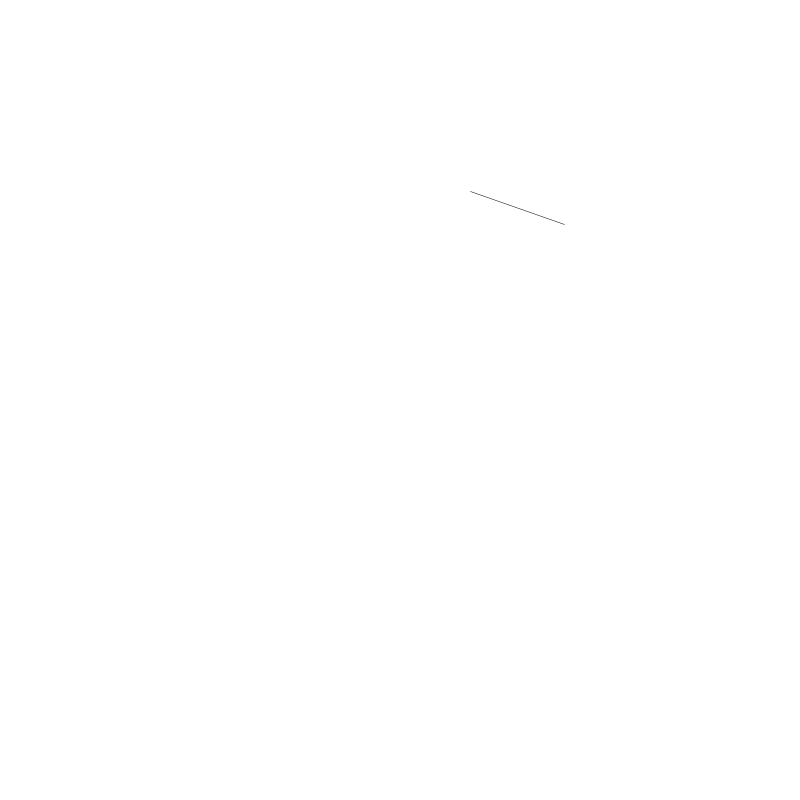
Frame 1 (no input)
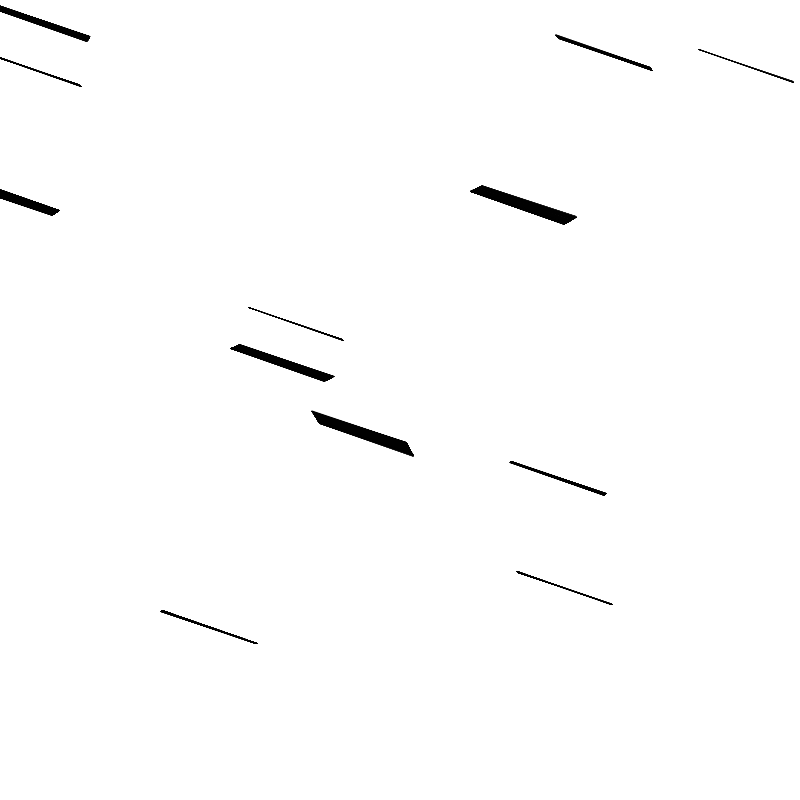
Frame 60 (the mouse pressed at the canvas centre just before this capture)
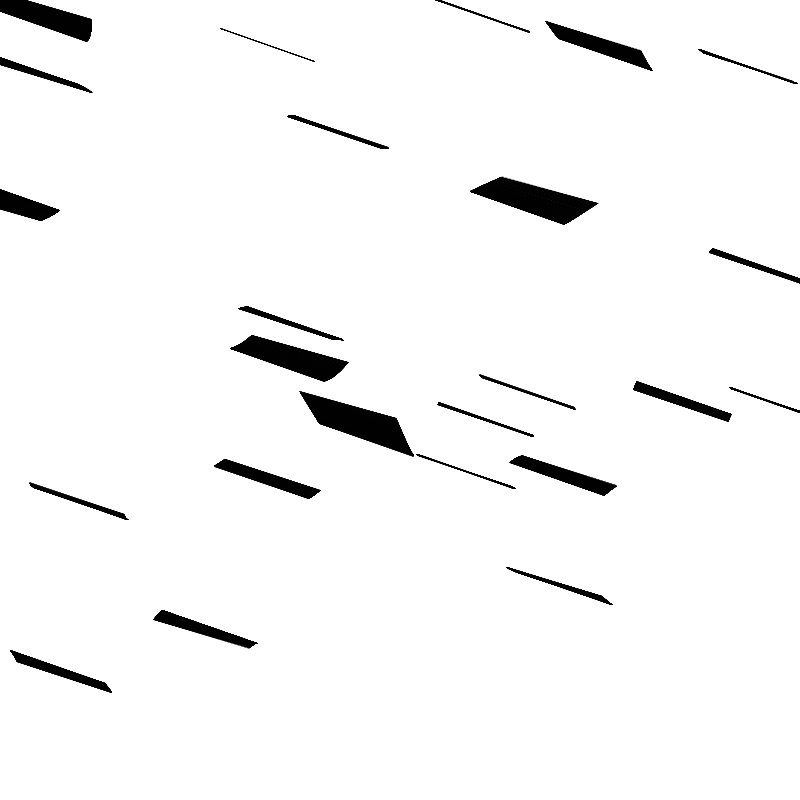
Frame 120 (the mouse held since frame 60 and released just before this capture)

The Processing sketch that drew these frames (run headless with seeded random() and noise(); from frame 60 on, the mouse is pressed at the canvas centre):

// Processing sketch: build
// ── build.pde
// Visions of the Bauhaus
// Motion Studies in Space : 02

Particle p;
ArrayList<Particle> particles;

void setup() {
  size(800, 800);
  background(255);
  smooth();
  particles = new ArrayList<Particle>();
}

void draw() {
  particles.add(new Particle(new PVector(random(width), random(height))));
  for (int i = particles.size()-1; i >= 0; i--) {
    Particle p = particles.get(i/5);
    p.update();
    p.display();
  }
}

class Particle {
  PVector loc;
  PVector vel;
  PVector acc;
  float lifespan = 255;
  float grad = 0;
  Particle(PVector l) {
    acc = new PVector(random(-0.0001, 0.0001), random(-0.0001, 0.0001));
    vel = new PVector(random(-0.04, 0.04), random(-0.04, 0.04));
    loc = l.get();
  }
  void update() {
    vel.add(acc);
    loc.add(vel);
    lifespan -= .15;
  }
  void display() {
    strokeWeight(0.5);
    stroke(0, lifespan);
    pushMatrix();
    translate(loc.x, loc.y);
    grad = grad + .0001;
    rotate(radians(noise(grad)*180));
    line(0, -50, 0, +50);
    popMatrix();
  }
}
